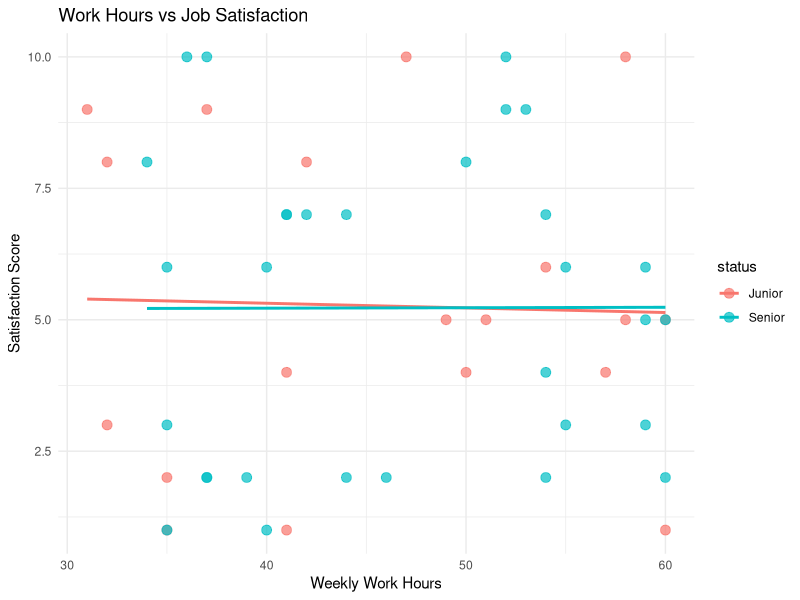

This figure's R source:
library(tidyverse)

survey_data <- data.frame(
  id = 1:50,
  experience = sample(1:20, 50, replace = TRUE),   
  work_hours = sample(30:60, 50, replace = TRUE),   
  satisfaction = sample(1:10, 50, replace = TRUE),
  status = sample(c("Junior", "Senior"), 50, replace = TRUE)
)

print(view(survey_data))
#---------------------------------------------------
summary(survey_data)
status_summary <- survey_data%>%
  group_by(status)%>%
  summarise(
    avg_satisfaction=mean(satisfaction),
    avg_hours=mean(work_hours),
    count=n()
  )
print(status_summary)

#---------------------------------------------------
ggplot(survey_data, aes(x=work_hours, y=satisfaction, color=status))+
  geom_point(size=3, alpha=0.7)+
  geom_smooth(method="lm", se=FALSE)+
  labs(title="Work Hours vs Job Satisfaction",
       x="Weekly Work Hours",
       y="Satisfaction Score")+
  theme_minimal()

#---------------------------------------------------

model <- lm(satisfaction ~ experience + work_hours, data=survey_data)
summary(model)

